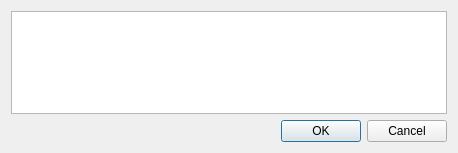
<?xml version="1.0" encoding="UTF-8"?>
<ui version="4.0">
 <class>settingsDialog</class>
 <widget class="QDialog" name="settingsDialog">
  <property name="geometry">
   <rect>
    <x>0</x>
    <y>0</y>
    <width>458</width>
    <height>153</height>
   </rect>
  </property>
  <property name="windowTitle">
   <string>Dialog</string>
  </property>
  <layout class="QVBoxLayout" name="verticalLayout">
   <item>
    <widget class="QTableWidget" name="table"/>
   </item>
   <item>
    <widget class="QDialogButtonBox" name="buttonBox">
     <property name="orientation">
      <enum>Qt::Horizontal</enum>
     </property>
     <property name="standardButtons">
      <set>QDialogButtonBox::Cancel|QDialogButtonBox::Ok</set>
     </property>
    </widget>
   </item>
  </layout>
 </widget>
 <resources/>
 <connections>
  <connection>
   <sender>buttonBox</sender>
   <signal>accepted()</signal>
   <receiver>settingsDialog</receiver>
   <slot>accept()</slot>
   <hints>
    <hint type="sourcelabel">
     <x>248</x>
     <y>254</y>
    </hint>
    <hint type="destinationlabel">
     <x>157</x>
     <y>274</y>
    </hint>
   </hints>
  </connection>
  <connection>
   <sender>buttonBox</sender>
   <signal>rejected()</signal>
   <receiver>settingsDialog</receiver>
   <slot>reject()</slot>
   <hints>
    <hint type="sourcelabel">
     <x>316</x>
     <y>260</y>
    </hint>
    <hint type="destinationlabel">
     <x>286</x>
     <y>274</y>
    </hint>
   </hints>
  </connection>
 </connections>
</ui>
